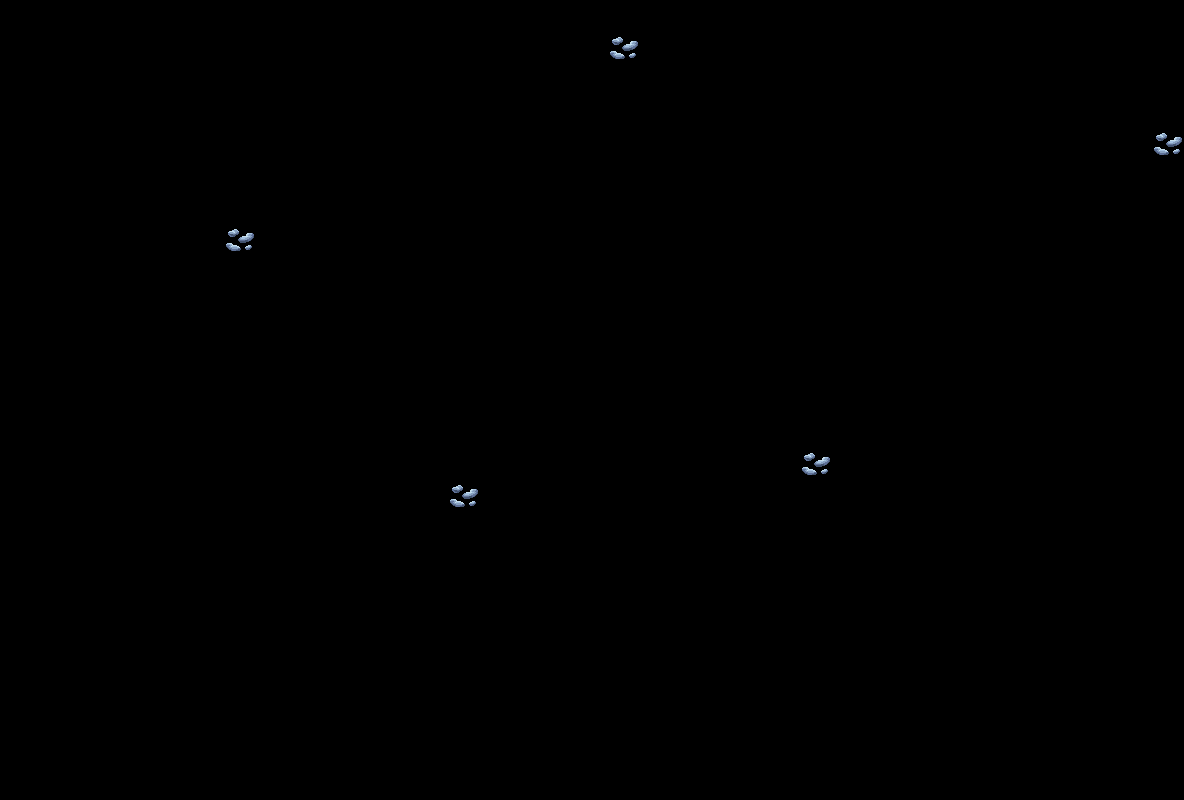

Tiled map render using the project's own tile images. Description and the whole map definition, tile-layer contents included, below:
An orthogonal 37x25 tile map with 32x32 px tiles, 1 tile layer (L) and 8 objects.

<map version="1.10" tiledversion="1.10.2" orientation="orthogonal" renderorder="right-down" width="37" height="25" tilewidth="32" tileheight="32" infinite="0" nextlayerid="3" nextobjectid="17">
 <tileset firstgid="1" source="./ores.tsx" />
 <objectgroup id="2" name="Object Layer 1">
  <object id="2" x="63.3525" y="29.9484" width="1053.95" height="736.04" />
  <object id="4" x="125.553" y="95.6046" width="929.553" height="607.032" />
  <object id="10" x="191.209" y="129.009" width="802.849" height="544.831" />
  <object id="11" x="255.714" y="161.261" width="674.992" height="481.479" />
  <object id="12" x="320.218" y="192.361" width="545.983" height="419.278" />
  <object id="13" x="381.267" y="223.461" width="421.582" height="355.926" />
  <object id="14" x="414.671" y="255.714" width="354.774" height="290.269" />
  <object id="15" x="1200.24" y="672.688" />
 </objectgroup>
 <layer id="1" name="L" width="37" height="25">
  <data encoding="csv">
0,0,0,0,0,0,0,0,0,0,0,0,0,0,0,0,0,0,0,0,0,0,0,0,0,0,0,0,0,0,0,0,0,0,0,0,0,
0,0,0,0,0,0,0,0,0,0,0,0,0,0,0,0,0,0,0,9,0,0,0,0,0,0,0,0,0,0,0,0,0,0,0,0,0,
0,0,0,0,0,0,0,0,0,0,0,0,0,0,0,0,0,0,0,0,0,0,0,0,0,0,0,0,0,0,0,0,0,0,0,0,0,
0,0,0,0,0,0,0,0,0,0,0,0,0,0,0,0,0,0,0,0,0,0,0,0,0,0,0,0,0,0,0,0,0,0,0,0,0,
0,0,0,0,0,0,0,0,0,0,0,0,0,0,0,0,0,0,0,0,0,0,0,0,0,0,0,0,0,0,0,0,0,0,0,0,9,
0,0,0,0,0,0,0,0,0,0,0,0,0,0,0,0,0,0,0,0,0,0,0,0,0,0,0,0,0,0,0,0,0,0,0,0,0,
0,0,0,0,0,0,0,0,0,0,0,0,0,0,0,0,0,0,0,0,0,0,0,0,0,0,0,0,0,0,0,0,0,0,0,0,0,
0,0,0,0,0,0,0,9,0,0,0,0,0,0,0,0,0,0,0,0,0,0,0,0,0,0,0,0,0,0,0,0,0,0,0,0,0,
0,0,0,0,0,0,0,0,0,0,0,0,0,0,0,0,0,0,0,0,0,0,0,0,0,0,0,0,0,0,0,0,0,0,0,0,0,
0,0,0,0,0,0,0,0,0,0,0,0,0,0,0,0,0,0,0,0,0,0,0,0,0,0,0,0,0,0,0,0,0,0,0,0,0,
0,0,0,0,0,0,0,0,0,0,0,0,0,0,0,0,0,0,0,0,0,0,0,0,0,0,0,0,0,0,0,0,0,0,0,0,0,
0,0,0,0,0,0,0,0,0,0,0,0,0,0,0,0,0,0,0,0,0,0,0,0,0,0,0,0,0,0,0,0,0,0,0,0,0,
0,0,0,0,0,0,0,0,0,0,0,0,0,0,0,0,0,0,0,0,0,0,0,0,0,0,0,0,0,0,0,0,0,0,0,0,0,
0,0,0,0,0,0,0,0,0,0,0,0,0,0,0,0,0,0,0,0,0,0,0,0,0,0,0,0,0,0,0,0,0,0,0,0,0,
0,0,0,0,0,0,0,0,0,0,0,0,0,0,0,0,0,0,0,0,0,0,0,0,0,9,0,0,0,0,0,0,0,0,0,0,0,
0,0,0,0,0,0,0,0,0,0,0,0,0,0,9,0,0,0,0,0,0,0,0,0,0,0,0,0,0,0,0,0,0,0,0,0,0,
0,0,0,0,0,0,0,0,0,0,0,0,0,0,0,0,0,0,0,0,0,0,0,0,0,0,0,0,0,0,0,0,0,0,0,0,0,
0,0,0,0,0,0,0,0,0,0,0,0,0,0,0,0,0,0,0,0,0,0,0,0,0,0,0,0,0,0,0,0,0,0,0,0,0,
0,0,0,0,0,0,0,0,0,0,0,0,0,0,0,0,0,0,0,0,0,0,0,0,0,0,0,0,0,0,0,0,0,0,0,0,0,
0,0,0,0,0,0,0,0,0,0,0,0,0,0,0,0,0,0,0,0,0,0,0,0,0,0,0,0,0,0,0,0,0,0,0,0,0,
0,0,0,0,0,0,0,0,0,0,0,0,0,0,0,0,0,0,0,0,0,0,0,0,0,0,0,0,0,0,0,0,0,0,0,0,0,
0,0,0,0,0,0,0,0,0,0,0,0,0,0,0,0,0,0,0,0,0,0,0,0,0,0,0,0,0,0,0,0,0,0,0,0,0,
0,0,0,0,0,0,0,0,0,0,0,0,0,0,0,0,0,0,0,0,0,0,0,0,0,0,0,0,0,0,0,0,0,0,0,0,0,
0,0,0,0,0,0,0,0,0,0,0,0,0,0,0,0,0,0,0,0,0,0,0,0,0,0,0,0,0,0,0,0,0,0,0,0,0,
0,0,0,0,0,0,0,0,0,0,0,0,0,0,0,0,0,0,0,0,0,0,0,0,0,0,0,0,0,0,0,0,0,0,0,0,0
</data>
 </layer>
</map>
